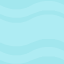

Below is a game level as drawn by its tile map, then a one-line description and the .tmx file that defines it, in full:
An orthogonal 1x1 tile map with 64x64 px tiles, 1 tile layer (Tile Layer 1).

<map version="1.5" tiledversion="1.6.0" orientation="orthogonal" renderorder="right-down" width="1" height="1" tilewidth="64" tileheight="64" infinite="0" nextlayerid="2" nextobjectid="1">
 <tileset firstgid="1" name="platformPack_tilesheet" tilewidth="64" tileheight="64" tilecount="98" columns="14">
  <image source="../tilesets/platformPack_tilesheet.png" width="896" height="448" />
 </tileset>
 <layer id="1" name="Tile Layer 1" width="1" height="1">
  <data encoding="csv">
19
</data>
 </layer>
</map>
